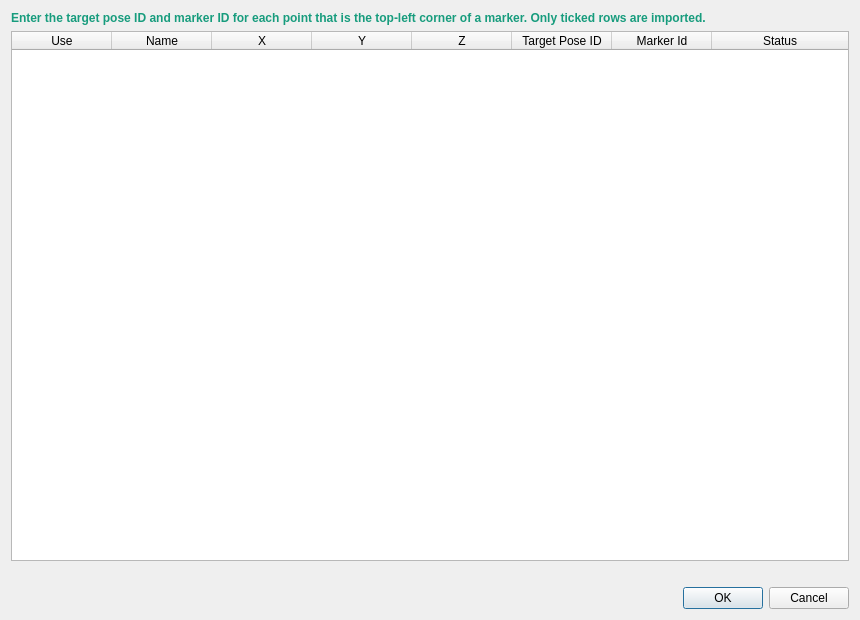
<?xml version="1.0" encoding="UTF-8"?>
<ui version="4.0">
 <class>multisensor_calibration::ImportReferencePointsDialog</class>
 <widget class="QDialog" name="multisensor_calibration::ImportReferencePointsDialog">
  <property name="geometry">
   <rect>
    <x>0</x>
    <y>0</y>
    <width>860</width>
    <height>620</height>
   </rect>
  </property>
  <property name="windowTitle">
   <string>Import Marker Coordinates from CSV</string>
  </property>
  <layout class="QVBoxLayout" name="verticalLayout">
   <item>
    <widget class="QLabel" name="infoLabel">
     <property name="text">
      <string>&lt;html&gt;&lt;head/&gt;&lt;body&gt;&lt;p&gt;&lt;span style=&quot; font-weight:600; color:#179c7d;&quot;&gt;Enter the target pose ID and marker ID for each point that is the top-left corner of a marker. Only ticked rows are imported.&lt;/span&gt;&lt;/p&gt;&lt;/body&gt;&lt;/html&gt;</string>
     </property>
     <property name="wordWrap">
      <bool>true</bool>
     </property>
    </widget>
   </item>
   <item>
    <widget class="QTableWidget" name="pointsTableWidget">
     <property name="alternatingRowColors">
      <bool>true</bool>
     </property>
     <property name="selectionMode">
      <enum>QAbstractItemView::ExtendedSelection</enum>
     </property>
     <attribute name="horizontalHeaderStretchLastSection">
      <bool>true</bool>
     </attribute>
     <attribute name="verticalHeaderVisible">
      <bool>false</bool>
     </attribute>
     <column>
      <property name="text">
       <string>Use</string>
      </property>
      <property name="toolTip">
       <string>Import this point.</string>
      </property>
     </column>
     <column>
      <property name="text">
       <string>Name</string>
      </property>
      <property name="toolTip">
       <string>Point name as given in the first column of the CSV file.</string>
      </property>
     </column>
     <column>
      <property name="text">
       <string>X</string>
      </property>
     </column>
     <column>
      <property name="text">
       <string>Y</string>
      </property>
     </column>
     <column>
      <property name="text">
       <string>Z</string>
      </property>
     </column>
     <column>
      <property name="text">
       <string>Target Pose ID</string>
      </property>
      <property name="toolTip">
       <string>ID of target pose, i.e. number of the position of the calibration target.</string>
      </property>
     </column>
     <column>
      <property name="text">
       <string>Marker Id</string>
      </property>
      <property name="toolTip">
       <string>ID of the marker whose top-left corner this point is.</string>
      </property>
     </column>
     <column>
      <property name="text">
       <string>Status</string>
      </property>
     </column>
    </widget>
   </item>
   <item>
    <widget class="QLabel" name="summaryLabel">
     <property name="wordWrap">
      <bool>true</bool>
     </property>
    </widget>
   </item>
   <item>
    <widget class="QDialogButtonBox" name="buttonBox">
     <property name="standardButtons">
      <set>QDialogButtonBox::Cancel|QDialogButtonBox::Ok</set>
     </property>
    </widget>
   </item>
  </layout>
 </widget>
 <resources/>
 <connections>
  <connection>
   <sender>buttonBox</sender>
   <signal>accepted()</signal>
   <receiver>multisensor_calibration::ImportReferencePointsDialog</receiver>
   <slot>accept()</slot>
  </connection>
  <connection>
   <sender>buttonBox</sender>
   <signal>rejected()</signal>
   <receiver>multisensor_calibration::ImportReferencePointsDialog</receiver>
   <slot>reject()</slot>
  </connection>
 </connections>
</ui>
